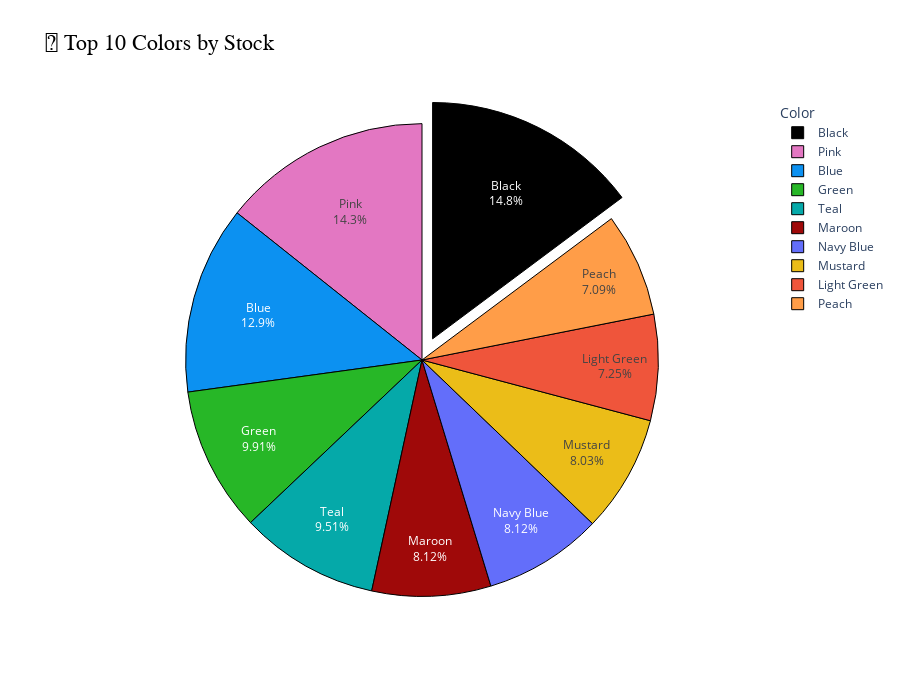

Notebook cell for this chart:
### Code cell
import plotly.express as px
import pandas as pd

# Step 1: Clean colors
df['Color'] = df['Color'].str.strip().str.title()

# Step 2: Aggregate top 10 colors
color_data = df.groupby('Color')['Stock'].sum().reset_index()
color_data = color_data.sort_values(by='Stock', ascending=False).head(10)

# Step 3: Calculate percentage
color_data['Percentage'] = (color_data['Stock'] / color_data['Stock'].sum() * 100).round(2)

# Step 4: Define exact color mapping
color_map = {
    'Blue': "#0c91f1",
    'Green': "#27b727",
    'Pink': '#e377c2',
    'Black': '#000000',
    'Teal': "#05A9A9",
    'Maroon': "#9F0909",
    'Navy-Blue': "#04044B",
    'Peach': "#FF9D48",
    'Mustard': "#EBBD18",
    'Light-Green': "#83DB83"
}

# Step 5: Create pie chart
fig3 = px.pie(
    color_data,
    names='Color',
    values='Stock',
    title='🎨 Top 10 Colors by Stock',
    color='Color',
    color_discrete_map=color_map,
    hover_name='Color',  # hover will show the color name
    hover_data=['Stock', 'Percentage']  # pass as list, not dict
)

# Step 6: Highlight top color
fig3.update_traces(
    textinfo='percent+label',
    pull=[0.1 if i==0 else 0 for i in range(len(color_data))],
    marker=dict(line=dict(color='black', width=1))
)

# Step 7: Layout adjustments
fig3.update_layout(
    width=900,
    height=700,
    title_font=dict(size=22, family='Arial', color='black'),
    legend_title_text="Color"
)

fig3.show()

### Figure 1 — Plotly figure (JSON) as saved in the notebook; plotly's stock layout.template omitted (floating-point values rounded to 4 significant figures)
{"data": [{"customdata": [[22194, 14.8, "Black"], [21456, 14.3, "Pink"], [19300, 12.87, "Blue"], [14863, 9.91, "Green"], [14261, 9.51, "Teal"], [12187, 8.12, "Maroon"], [12183, 8.12, "Navy Blue"], [12049, 8.03, "Mustard"], [10876, 7.25, "Light Green"], [10637, 7.09, "Peach"]], "domain": {"x": [0, 1], "y": [0, 1]}, "hovertemplate": "<b>%{hovertext}</b><br><br>Color=%{customdata[2]}<br>Stock=%{customdata[0]}<br>Percentage=%{customdata[1]}<extra></extra>", "hovertext": ["Black", "Pink", "Blue", "Green", "Teal", "Maroon", "Navy Blue", "Mustard", "Light Green", "Peach"], "labels": ["Black", "Pink", "Blue", "Green", "Teal", "Maroon", "Navy Blue", "Mustard", "Light Green", "Peach"], "legendgroup": "", "marker": {"colors": ["#000000", "#e377c2", "#0c91f1", "#27b727", "#05A9A9", "#9F0909", "#636efa", "#EBBD18", "#EF553B", "#FF9D48"], "line": {"color": "black", "width": 1}}, "name": "", "pull": [0.1, 0, 0, 0, 0, 0, 0, 0, 0, 0], "showlegend": true, "textinfo": "percent+label", "type": "pie", "values": [22190.0, 21460.0, 19300.0, 14860.0, 14260.0, 12190.0, 12180.0, 12050.0, 10880.0, 10640.0]}], "layout": {"height": 700, "legend": {"title": {"text": "Color"}, "tracegroupgap": 0}, "title": {"font": {"color": "black", "family": "Arial", "size": 22}, "text": "🎨 Top 10 Colors by Stock"}, "width": 900}}
